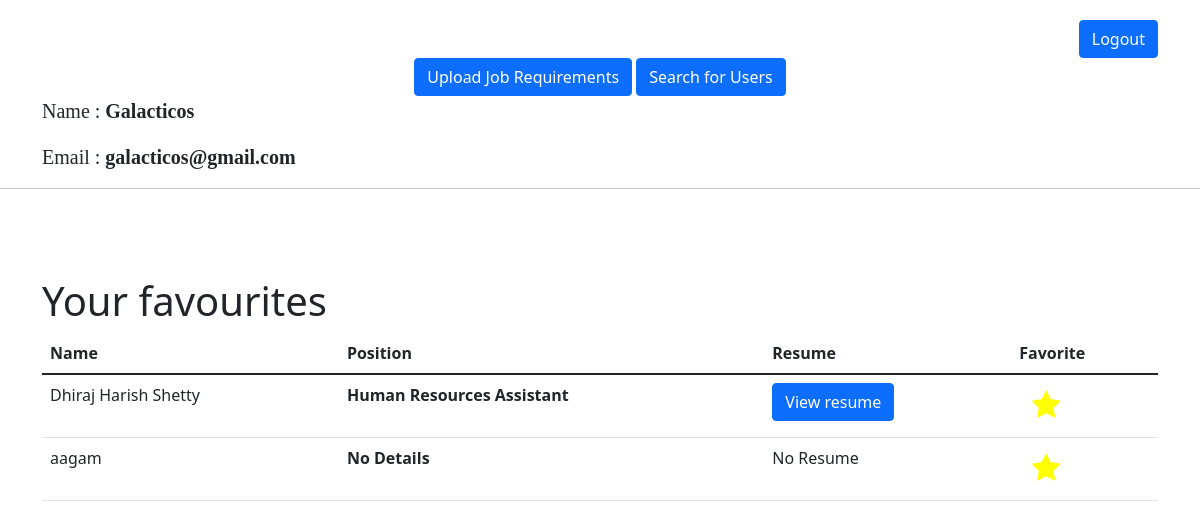
Page /companyprofile (signed in) on the committed database.
### app.py (models this page shows)
class Company(db.Model):
    sno = db.Column(db.Integer, primary_key=True)
    name = db.Column(db.String(200), nullable=False)
    username = db.Column(db.String(200), unique=True)
    password = db.Column(db.String(200), nullable=False)
    jobTitle = db.Column(db.String(200), nullable=True)
    pdf = db.Column(db.String(200), nullable=True)

class User(db.Model):
    sno = db.Column(db.Integer, primary_key=True)
    name = db.Column(db.String(200), nullable=False)
    username = db.Column(db.String(200), unique=True)
    password = db.Column(db.String(200), nullable=False)
    resume = db.Column(db.String(200), nullable=True)
    position = db.Column(db.String(200), nullable=True)

class Companyfavourite(db.Model):
    sno = db.Column(db.Integer, primary_key=True)
    companysno = db.Column(db.Integer, ForeignKey("company.sno"), nullable=False)
    usersno = db.Column(db.Integer, ForeignKey("user.sno"), nullable=False)

### app.py (the view)
@app.route("/companyprofile")
def companyprofile():
    if 'company' in session:
        username = session['company']
        user = Company.query.filter_by(username=username).first()
        companyfavourite = Companyfavourite.query.filter_by(companysno = user.sno)
        return render_template('companyprofile.html', user=user, companyfavourite=companyfavourite)
    return redirect(url_for('companylogin'))

### app.py (called while the page is built)
def userdetailsincompanyfavourite(usersno):
    return User.query.filter_by(sno=usersno).first()

@app.context_processor
def context_processor():
    return dict(userincompanyfavourite = userincompanyfavourite, userdetailsincompanyfavourite = userdetailsincompanyfavourite, companyjobreq=companyjobreq, percentagematch = percentagematch)

### templates/companyprofile.html (shortened to what this page needs)
<!DOCTYPE html>
<html lang="en">
<head>
	<link href="https://cdn.jsdelivr.net/npm/bootstrap@5.1.1/dist/css/bootstrap.min.css" rel="stylesheet"
 />
	<link rel="stylesheet" href="https://cdnjs.cloudflare.com/ajax/libs/font-awesome/4.7.0/css/font-awesome.min.css">
</head>
<body>
	<div class="container">
		<div style="text-align:right; padding-top: 20px">
			<a class="btn btn-primary" href="/logoutcompany">Logout</a>
		</div>
		<div class="text-center">
			<a class="btn btn-primary" href="/companyJobRequirement">Upload Job Requirements</a>
			<a class="btn btn-primary" href="/searchuser">Search for Users</a>
		</div>
		<p style="font-size: 20px; font-family: serif, georgia">
			Name : <b>{{user.name}}</b>
		</p>
		<p style="font-size: 20px; font-family: serif, georgia">
			Email : <b>{{user.username}}</b>
		</p>
	</div>
	<hr />
	<br /><br /><br />
	<div class="container">
		{% if companyfavourite %}
		<h1>Your favourites</h1>
		<table class="table">
			<thead>
				<tr>
					<th>
						Name
					</th>
					<th>
						Position
					</th>
					<th>
						Resume
					</th>
					<th>
						Favorite
					</th>
				</tr>
			</thead>
			<tbody>
				{% for i in companyfavourite %}
				{% set user = userdetailsincompanyfavourite(i.usersno) %}
				<tr id="tr{{user.sno}}">
					<td>{{user.name}}</td>
					<td style="font-weight: bold">
						{% if user.position %}
						{{user.position}}
						{% else %}
						No Details
						{% endif %}
					</td>
					<td>
						{% if user.resume %}
						<a href="static/resumes/{{user.resume}}" class="btn btn-primary" target="__blank">
							View resume
						</a>
						{% else %}
						No Resume
						{% endif %}
					</td>
					<td>
						<div id="deletefavourite{{user.sno}}">
							<form class="deletefavourite" id="{{user.sno}}">
								<button type="submit" class="btn" class="update_form">
									<i type="submit" class="fa fa-star" style="color: yellow;font-size: 30px;"></i>
								</button>
							</form>
						</div>
					</td>
				</tr>
				{% endfor %}
			</tbody>
		</table>
		{% endif %}
	</div>
</body>
</html>

### rows in the picture
Company: name "Galacticos", username "galacticos@gmail.com"
User: name "Dhiraj Harish Shetty", position "Human Resources Assistant"
Companyfavourite: shows "No Details", shows "No Resume"
User: name "aagam"
